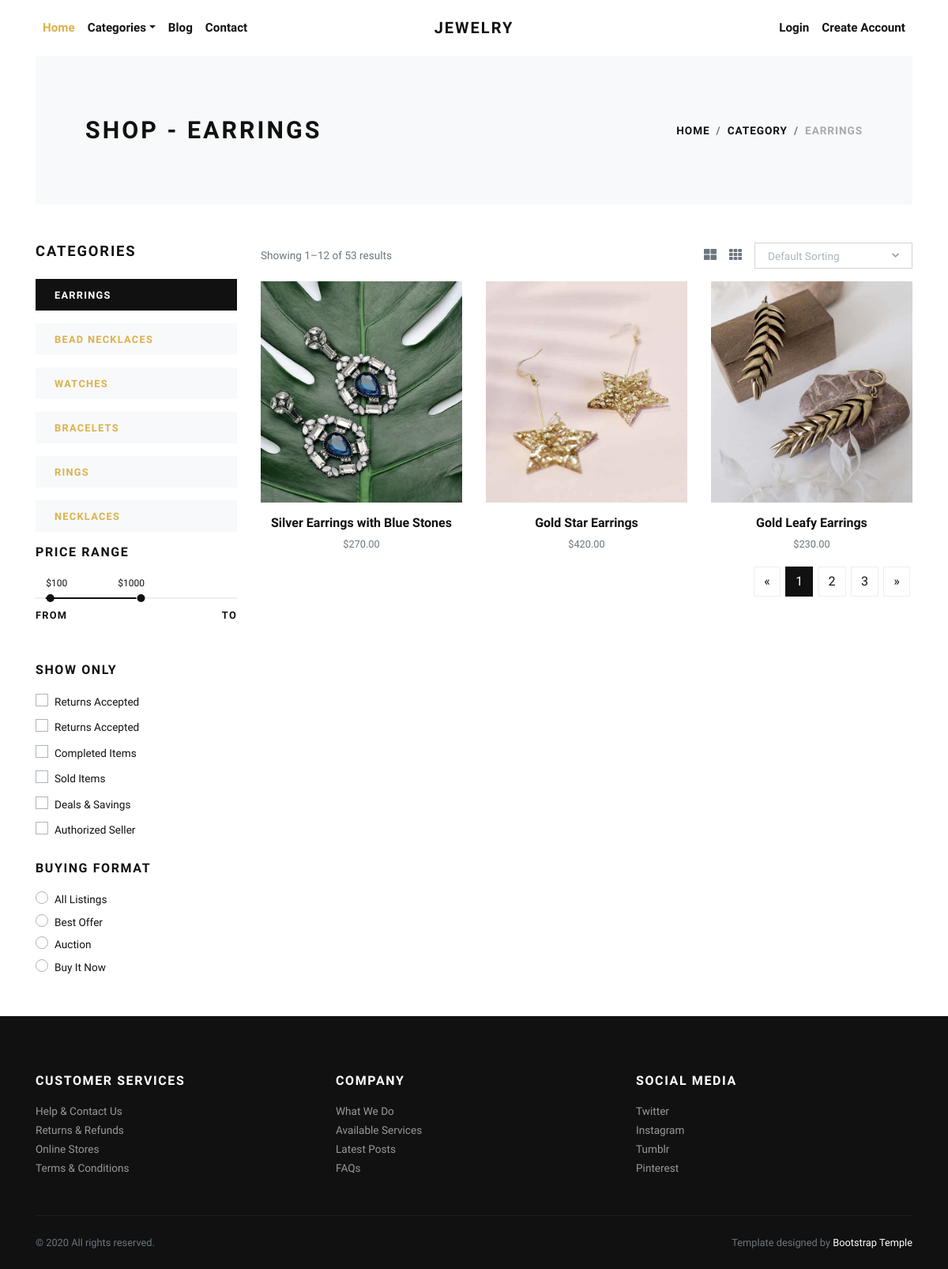
The page /earrings/ on the database its author committed.
### store/models.py (models this page shows, shortened)
class Category(models.Model):
    title = models.CharField(max_length=50, verbose_name="Category Title")
    slug = models.SlugField(max_length=55, verbose_name="Category Slug")
    description = models.TextField(blank=True, verbose_name="Category Description")
    category_image = models.ImageField(upload_to='category', blank=True, null=True, verbose_name="Category Image")
    is_active = models.BooleanField(verbose_name="Is Active?")
    is_featured = models.BooleanField(verbose_name="Is Featured?")
    created_at = models.DateTimeField(auto_now_add=True, verbose_name="Created Date")
    updated_at = models.DateTimeField(auto_now=True, verbose_name="Updated Date")
    class Meta:
        verbose_name_plural = 'Categories'
        ordering = ('-created_at', )

class Product(models.Model):
    title = models.CharField(max_length=150, verbose_name="Product Title")
    slug = models.SlugField(max_length=160, verbose_name="Product Slug")
    sku = models.CharField(max_length=255, unique=True, verbose_name="Unique Product ID (SKU)")
    short_description = models.TextField(verbose_name="Short Description")
    detail_description = models.TextField(blank=True, null=True, verbose_name="Detail Description")
    product_image = models.ImageField(upload_to='product', blank=True, null=True, verbose_name="Product Image")
    price = models.DecimalField(max_digits=8, decimal_places=2)
    category = models.ForeignKey(Category, verbose_name="Product Categoy", on_delete=models.CASCADE)
    is_active = models.BooleanField(verbose_name="Is Active?")
    is_featured = models.BooleanField(verbose_name="Is Featured?")
    created_at = models.DateTimeField(auto_now_add=True, verbose_name="Created Date")
    updated_at = models.DateTimeField(auto_now=True, verbose_name="Updated Date")
    class Meta:
        verbose_name_plural = 'Products'
        ordering = ('-created_at', )

### store/views.py (the view)
# urls.py: path('<slug:slug>/', views.category_products, name="category-products"),
def category_products(request, slug):
    category = get_object_or_404(Category, slug=slug)
    products = Product.objects.filter(is_active=True, category=category)
    categories = Category.objects.filter(is_active=True)
    context = {
        'category': category,
        'products': products,
        'categories': categories,
    }
    return render(request, 'store/category_products.html', context)

### store/context_preprocessors.py (called while the page is built)
def store_menu(request):
    categories = Category.objects.filter(is_active=True)
    context = {
        'categories_menu': categories,
    }
    return context

### templates/store/category_products.html (shortened to what this page needs)
{% extends 'base.html' %}
{% load static %}
    {% block content %}
      <div class="container">
        <section class="py-5 bg-light">
          <div class="container">
            <div class="row px-4 px-lg-5 py-lg-4 align-items-center">
              <div class="col-lg-6">
                <h1 class="h2 text-uppercase mb-0">Shop - {{category.title}}</h1>
              </div>
              <div class="col-lg-6 text-lg-right">
                <nav aria-label="breadcrumb">
                  <ol class="breadcrumb justify-content-lg-end mb-0 px-0">
                    <li class="breadcrumb-item"><a href="{% url 'store:home' %}">Home</a></li>
                    <li class="breadcrumb-item"><a href="{% url 'store:all-categories' %}">Category</a></li>
                    <li class="breadcrumb-item active" aria-current="page">{{category.title}}</li>
                  </ol>
                </nav>
              </div>
            </div>
          </div>
        </section>
        <section class="py-5">
          <div class="container p-0">
            <div class="row">
              <div class="col-lg-3 order-2 order-lg-1">
                <h5 class="text-uppercase mb-4">Categories</h5>
                {% if categories %}
                  {% for cat in categories %}
                    <a href="{% url 'store:category-products' cat.slug %}">
                      <div class="py-2 px-4 {% if category == cat %}bg-dark text-white {% else %}bg-light{% endif %} mb-3">
                        <strong class="small text-uppercase font-weight-bold">{{cat.title}}</strong>
                      </div>
                    </a>
                  {% endfor %}
                {% endif %}
                <h6 class="text-uppercase mb-4">Price range</h6>
                <div class="price-range pt-4 mb-5">
                  <div id="range"></div>
                  <div class="row pt-2">
                    <div class="col-6"><strong class="small font-weight-bold text-uppercase">From</strong></div>
                    <div class="col-6 text-right"><strong class="small font-weight-bold text-uppercase">To</strong></div>
                  </div>
                </div>
                <h6 class="text-uppercase mb-3">Show only</h6>
                <div class="custom-control custom-checkbox mb-1">
                  <label class="custom-control-label text-small" for="customCheck1">Returns Accepted</label>
                </div>
                <div class="custom-control custom-checkbox mb-1">
                  <label class="custom-control-label text-small" for="customCheck2">Returns Accepted</label>
                </div>
                <div class="custom-control custom-checkbox mb-1">
                  <label class="custom-control-label text-small" for="customCheck3">Completed Items</label>
                </div>
                <div class="custom-control custom-checkbox mb-1">
                  <label class="custom-control-label text-small" for="customCheck4">Sold Items</label>
                </div>
                <div class="custom-control custom-checkbox mb-1">
                  <label class="custom-control-label text-small" for="customCheck5">Deals &amp; Savings</label>
                </div>
                <div class="custom-control custom-checkbox mb-4">
                  <label class="custom-control-label text-small" for="customCheck6">Authorized Seller</label>
                </div>
                <h6 class="text-uppercase mb-3">Buying format</h6>
                <div class="custom-control custom-radio">
                  <label class="custom-control-label text-small" for="customRadio1">All Listings</label>
                </div>
                <div class="custom-control custom-radio">
                  <label class="custom-control-label text-small" for="customRadio2">Best Offer</label>
                </div>
                <div class="custom-control custom-radio">
                  <label class="custom-control-label text-small" for="customRadio3">Auction</label>
                </div>
                <div class="custom-control custom-radio">
                  <label class="custom-control-label text-small" for="customRadio4">Buy It Now</label>
                </div>
              </div>
              <div class="col-lg-9 order-1 order-lg-2 mb-5 mb-lg-0">
                <div class="row mb-3 align-items-center">
                  <div class="col-lg-6 mb-2 mb-lg-0">
                    <p class="text-small text-muted mb-0">Showing 1–12 of 53 results</p>
                  </div>
                  <div class="col-lg-6">
                    <ul class="list-inline d-flex align-items-center justify-content-lg-end mb-0">
                      <li class="list-inline-item text-muted mr-3"><a class="reset-anchor p-0" href="#"><i class="fas fa-th-large"></i></a></li>
                      <li class="list-inline-item text-muted mr-3"><a class="reset-anchor p-0" href="#"><i class="fas fa-th"></i></a></li>
                      <li class="list-inline-item">
                      </li>
                    </ul>
                  </div>
                </div>
                <div class="row">
                  {% if products %}
                    {% for product in products %}
                      <div class="col-lg-4 col-sm-6">
                        <div class="product text-center">
                          <div class="mb-3 position-relative">
                            <a class="d-block" href="{% url 'store:product-detail' product.slug %}">
                              {% if product.product_image %}
                                <img class="img-fluid w-100" src="{{product.product_image.url}}" alt="{{product.title}}">
                              {% else %}
                                <img class="img-fluid w-100" src="{% static 'img/product-1.jpg' %}" alt="{{product.title}}">
                              {% endif %}
                            </a>
                          </div>
                          <h6> <a class="reset-anchor" href="{% url 'store:product-detail' product.slug %}">{{product.title}}</a></h6>
                          <p class="small text-muted">${{product.price}}</p>
                        </div>
                      </div>
                    {% endfor %}
                  {% endif %}
                </div>
                <nav aria-label="Page navigation example">
                  <ul class="pagination justify-content-center justify-content-lg-end">
                    <li class="page-item"><a class="page-link" href="#" aria-label="Previous"><span aria-hidden="true">«</span></a></li>
                    <li class="page-item active"><a class="page-link" href="#">1</a></li>
                    <li class="page-item"><a class="page-link" href="#">2</a></li>
                    <li class="page-item"><a class="page-link" href="#">3</a></li>
                    <li class="page-item"><a class="page-link" href="#" aria-label="Next"><span aria-hidden="true">»</span></a></li>
                  </ul>
                </nav>
              </div>
            </div>
          </div>
        </section>
      </div>
      {% endblock content %}

### jewelryshop/static/css/style.default.css (style rules this page uses)
.text-small { font-size: 0.85rem !important; }
strong { font-weight: 700; }
.product img { -webkit-filter: grayscale(40%); filter: grayscale(40%); transition: all 0.3s; }
.text-uppercase { text-transform: uppercase; letter-spacing: 0.1em; }
.reset-anchor { color: inherit; transition: all 0.3s; }
.noUi-target { background: #efefef; border-radius: 0; border: none; box-shadow: none; }
.noUi-horizontal { height: 2px; }
body { font-family: "Libre Franklin", sans-serif; font-size: 1rem; font-weight: 400; line-height: 1.5; color: #111111; background-color: #fff; }
a { color: #dcb14a; text-decoration: none; }
h1, h2, h3, h4, h5, h6, .h1, .h2, .h3, .h4, .h5, .h6 { margin-bottom: 0.5rem; font-family: inherit; font-weight: 900; line-height: 1.2; color: inherit; }
h1, .h1 { font-size: 2.2rem; }
h2, .h2 { font-size: 1.9rem; }
h5, .h5 { font-size: 1.15rem; }
h6, .h6 { font-size: 1rem; }
small, .small { font-size: 80%; font-weight: 400; }
.page-item:first-child .page-link { border-top-left-radius: 0; border-bottom-left-radius: 0; }
.page-item:last-child .page-link { border-top-right-radius: 0; border-bottom-right-radius: 0; }
.page-item.active .page-link { color: #fff; background-color: #111111; border-color: #111111; }
.page-link { padding: 0.5rem 0.75rem; line-height: 1.25; color: #111111; background-color: none; border: 1px solid #eee; margin: 0.2rem; transition: all 0.3s; }
.bg-light { background-color: #f8f9fa !important; }
.bg-dark { background-color: #111111 !important; }
.custom-checkbox .custom-control-label::before { border-radius: 0; }
.custom-radio .custom-control-label::before { border-radius: 50%; }
.custom-control-label { font-weight: 400; line-height: 2.1em; cursor: pointer; }
.breadcrumb { background: #f8f9fa; }
.breadcrumb-item { font-size: 0.85rem; text-transform: uppercase; letter-spacing: 0.07em; font-weight: 900; color: #111111; }
.breadcrumb-item a { color: inherit; transition: all 0.3s; }
.breadcrumb-item.active { color: #aaa; }

### rows shown on the page
Category: title "EARRINGS"
Category: title "BEAD NECKLACES"
Category: title "WATCHES"
Category: title "BRACELETS"
Category: title "RINGS"
Category: title "NECKLACES"
Product: product_image (picture), title "Silver Earrings with Blue Stones", price "270.00"
Product: product_image (picture), title "Gold Star Earrings", price "420.00"
Product: product_image (picture), title "Gold Leafy Earrings", price "230.00"
